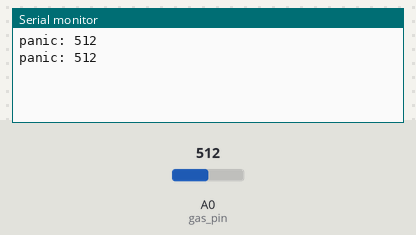
This sketch was run on a simulated Arduino Uno, built with avr-gcc and run on an emulated ATmega328P. Parts: the last lines printed to the serial monitor. Inputs (shaded band) come from the test bench; at power-on: A0 (gas_pin) = 512.

Above: at 1.8 s.
1.9 s: A0 (gas_pin) set to 160
At 2.8 s:
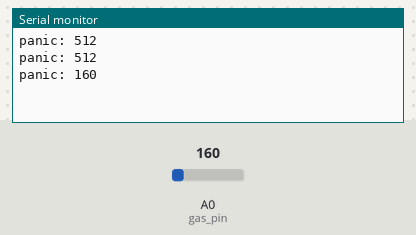
3.4 s: A0 (gas_pin) set to 144
At 4.8 s:
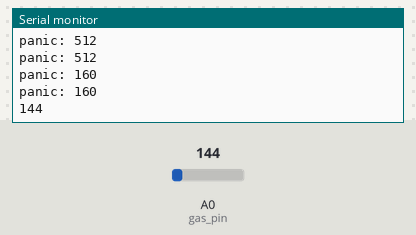

The sketch:

gas.ino
```cpp
const int gas_pin = A0;

void setup() {
  // put your setup code here, to run once:
  Serial.begin(9600);
}

void loop() {
  // put your main code here, to run repeatedly:
  int val = analogRead(gas_pin);
  if (val > 150) {
    Serial.print("panic: ");
  }
  Serial.println(val);
  delay(1000);
}
```

Measured:
- the behaviour switches between 151 and 150 on A0 (gas_pin) (found by bisection; images 1 and 2)
- after the input at 1.9 s, the serial monitor: prints a new line after 0.10 s (image 1)
- after the input at 3.4 s, the serial monitor: prints a new line after 0.60 s (image 2)
